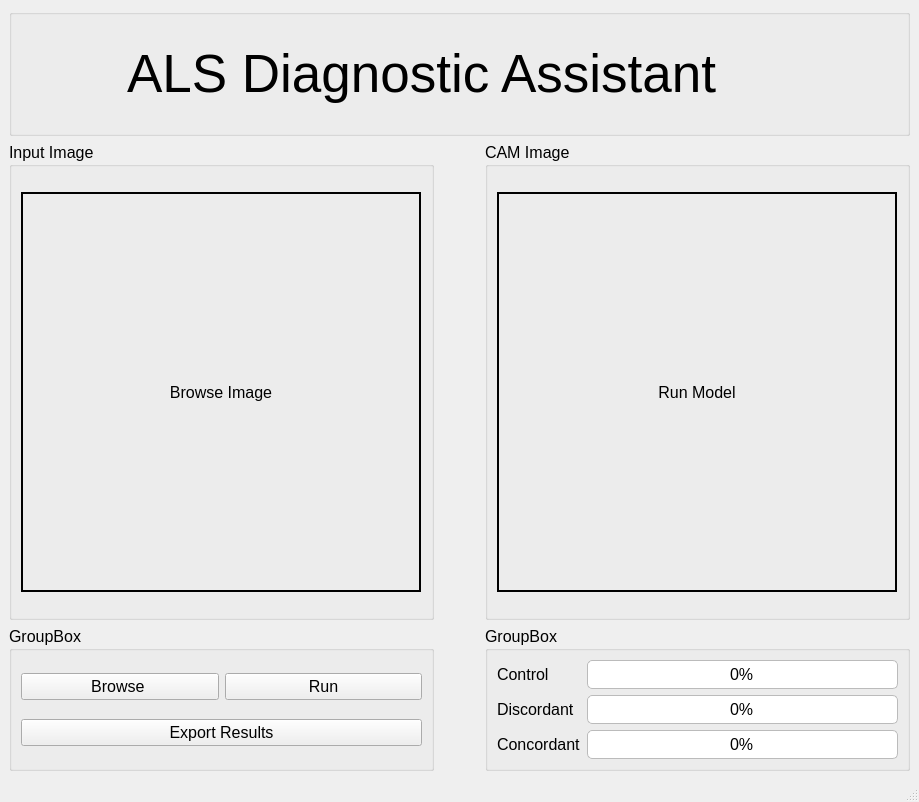
<?xml version="1.0" encoding="UTF-8"?>
<ui version="4.0">
 <class>MainWindow</class>
 <widget class="QMainWindow" name="MainWindow">
  <property name="geometry">
   <rect>
    <x>0</x>
    <y>0</y>
    <width>919</width>
    <height>802</height>
   </rect>
  </property>
  <property name="windowTitle">
   <string>MainWindow</string>
  </property>
  <widget class="QWidget" name="centralwidget">
   <layout class="QGridLayout" name="gridLayout_4">
    <item row="2" column="0">
     <widget class="QGroupBox" name="groupBox_5">
      <property name="font">
       <font>
        <pointsize>12</pointsize>
       </font>
      </property>
      <property name="title">
       <string>GroupBox</string>
      </property>
      <layout class="QGridLayout" name="gridLayout">
       <item row="0" column="0">
        <widget class="QPushButton" name="pb_browse">
         <property name="text">
          <string>Browse </string>
         </property>
        </widget>
       </item>
       <item row="0" column="1">
        <widget class="QPushButton" name="pb_run">
         <property name="text">
          <string>Run</string>
         </property>
        </widget>
       </item>
       <item row="1" column="0" colspan="2">
        <widget class="QPushButton" name="pb_export_results">
         <property name="text">
          <string>Export Results</string>
         </property>
        </widget>
       </item>
      </layout>
     </widget>
    </item>
    <item row="1" column="3">
     <widget class="QGroupBox" name="groupBox_4">
      <property name="minimumSize">
       <size>
        <width>425</width>
        <height>425</height>
       </size>
      </property>
      <property name="font">
       <font>
        <pointsize>12</pointsize>
       </font>
      </property>
      <property name="title">
       <string>CAM Image</string>
      </property>
      <layout class="QVBoxLayout" name="verticalLayout">
       <item>
        <widget class="QLabel" name="lb_CAM_image">
         <property name="minimumSize">
          <size>
           <width>400</width>
           <height>400</height>
          </size>
         </property>
         <property name="maximumSize">
          <size>
           <width>400</width>
           <height>400</height>
          </size>
         </property>
         <property name="font">
          <font>
           <pointsize>12</pointsize>
          </font>
         </property>
         <property name="frameShape">
          <enum>QFrame::WinPanel</enum>
         </property>
         <property name="text">
          <string>Run Model</string>
         </property>
         <property name="pixmap">
          <pixmap resource="../../GUI_Resources/gui_resources.qrc">:/main/NeroBioMark_Logo.png</pixmap>
         </property>
         <property name="scaledContents">
          <bool>true</bool>
         </property>
         <property name="alignment">
          <set>Qt::AlignCenter</set>
         </property>
        </widget>
       </item>
      </layout>
     </widget>
    </item>
    <item row="1" column="0">
     <widget class="QGroupBox" name="groupBox_2">
      <property name="minimumSize">
       <size>
        <width>425</width>
        <height>425</height>
       </size>
      </property>
      <property name="font">
       <font>
        <pointsize>12</pointsize>
       </font>
      </property>
      <property name="title">
       <string>Input Image</string>
      </property>
      <layout class="QVBoxLayout" name="verticalLayout_2">
       <item>
        <widget class="QLabel" name="lb_input_image">
         <property name="minimumSize">
          <size>
           <width>400</width>
           <height>400</height>
          </size>
         </property>
         <property name="maximumSize">
          <size>
           <width>400</width>
           <height>400</height>
          </size>
         </property>
         <property name="font">
          <font>
           <pointsize>12</pointsize>
          </font>
         </property>
         <property name="frameShape">
          <enum>QFrame::WinPanel</enum>
         </property>
         <property name="text">
          <string>Browse Image</string>
         </property>
         <property name="pixmap">
          <pixmap resource="../../GUI_Resources/gui_resources.qrc">:/main/NeroBioMark_Logo.png</pixmap>
         </property>
         <property name="scaledContents">
          <bool>true</bool>
         </property>
         <property name="alignment">
          <set>Qt::AlignCenter</set>
         </property>
        </widget>
       </item>
      </layout>
     </widget>
    </item>
    <item row="2" column="3">
     <widget class="QGroupBox" name="groupBox_3">
      <property name="font">
       <font>
        <pointsize>12</pointsize>
       </font>
      </property>
      <property name="title">
       <string>GroupBox</string>
      </property>
      <layout class="QFormLayout" name="formLayout">
       <item row="0" column="0">
        <widget class="QLabel" name="label_7">
         <property name="text">
          <string>Control</string>
         </property>
        </widget>
       </item>
       <item row="0" column="1">
        <widget class="QProgressBar" name="p_bar_control">
         <property name="styleSheet">
          <string notr="true">QProgressBar {
    border: 1px solid #bbb;
    border-radius: 5px;
    text-align: center;
}
QProgressBar::chunk {
    background-color: #4CAF50; /* green */
    width: 10px;
}</string>
         </property>
         <property name="value">
          <number>0</number>
         </property>
        </widget>
       </item>
       <item row="1" column="0">
        <widget class="QLabel" name="label_8">
         <property name="text">
          <string>Discordant</string>
         </property>
        </widget>
       </item>
       <item row="2" column="0">
        <widget class="QLabel" name="label_9">
         <property name="text">
          <string>Concordant</string>
         </property>
        </widget>
       </item>
       <item row="1" column="1">
        <widget class="QProgressBar" name="p_bar_discordant">
         <property name="styleSheet">
          <string notr="true">QProgressBar {
    border: 1px solid #bbb;
    border-radius: 5px;
    text-align: center;
}
QProgressBar::chunk {
    background-color: #FFA726;
    width: 10px;
}</string>
         </property>
         <property name="value">
          <number>0</number>
         </property>
        </widget>
       </item>
       <item row="2" column="1">
        <widget class="QProgressBar" name="p_bar_concordant">
         <property name="styleSheet">
          <string notr="true">QProgressBar {
    border: 1px solid #bbb;
    border-radius: 5px;
    text-align: center;
}
QProgressBar::chunk {
    background-color: #EF6C00;
    width: 10px;
}
</string>
         </property>
         <property name="value">
          <number>0</number>
         </property>
        </widget>
       </item>
      </layout>
     </widget>
    </item>
    <item row="0" column="0" colspan="4">
     <widget class="QGroupBox" name="groupBox">
      <property name="title">
       <string/>
      </property>
      <layout class="QHBoxLayout" name="horizontalLayout">
       <item>
        <widget class="QLabel" name="label">
         <property name="minimumSize">
          <size>
           <width>100</width>
           <height>100</height>
          </size>
         </property>
         <property name="maximumSize">
          <size>
           <width>100</width>
           <height>100</height>
          </size>
         </property>
         <property name="text">
          <string/>
         </property>
         <property name="pixmap">
          <pixmap resource="../../GUI_Resources/gui_resources.qrc">:/main/NeroBioMark_Logo.png</pixmap>
         </property>
         <property name="scaledContents">
          <bool>true</bool>
         </property>
        </widget>
       </item>
       <item>
        <widget class="QLabel" name="label_2">
         <property name="maximumSize">
          <size>
           <width>700</width>
           <height>100</height>
          </size>
         </property>
         <property name="font">
          <font>
           <pointsize>40</pointsize>
          </font>
         </property>
         <property name="text">
          <string>ALS Diagnostic Assistant</string>
         </property>
        </widget>
       </item>
       <item>
        <spacer name="horizontalSpacer_2">
         <property name="orientation">
          <enum>Qt::Horizontal</enum>
         </property>
         <property name="sizeHint" stdset="0">
          <size>
           <width>40</width>
           <height>20</height>
          </size>
         </property>
        </spacer>
       </item>
      </layout>
     </widget>
    </item>
    <item row="1" column="1" rowspan="2">
     <spacer name="horizontalSpacer">
      <property name="orientation">
       <enum>Qt::Horizontal</enum>
      </property>
      <property name="sizeHint" stdset="0">
       <size>
        <width>40</width>
        <height>20</height>
       </size>
      </property>
     </spacer>
    </item>
    <item row="1" column="2">
     <spacer name="verticalSpacer">
      <property name="orientation">
       <enum>Qt::Vertical</enum>
      </property>
      <property name="sizeHint" stdset="0">
       <size>
        <width>20</width>
        <height>40</height>
       </size>
      </property>
     </spacer>
    </item>
   </layout>
  </widget>
  <widget class="QMenuBar" name="menubar">
   <property name="geometry">
    <rect>
     <x>0</x>
     <y>0</y>
     <width>919</width>
     <height>26</height>
    </rect>
   </property>
  </widget>
  <widget class="QStatusBar" name="statusbar"/>
 </widget>
 <resources>
  <include location="../../GUI_Resources/gui_resources.qrc"/>
 </resources>
 <connections/>
</ui>
